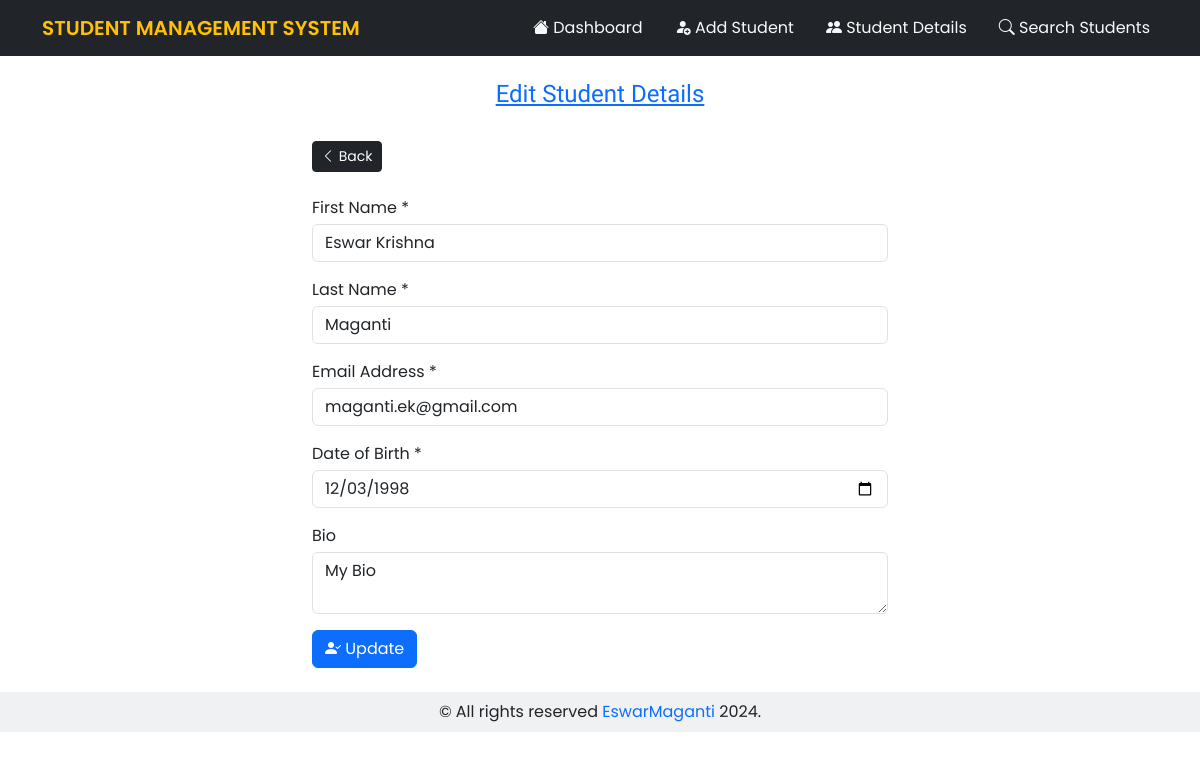
Page /edit_student/1 on the committed database.
### models/__init__.py (models this page shows)
class Student(db.Model):
    id = db.Column(db.Integer, primary_key=True)
    first_name= db.Column(db.String(100), nullable=False)
    last_name= db.Column(db.String(100), nullable=False)
    email = db.Column(db.String(80), unique=True ,nullable=False)
    date_of_birth = db.Column(db.Date(), nullable=False)
    bio = db.Column(db.String(500))
    password = db.Column(db.String(100))
    created_at = db.Column(db.DateTime(timezone=True), server_default=func.now())
    updated_at = db.Column(db.DateTime(timezone=True), server_default=func.now())

### main.py (the view, shortened to what this page needs)
@app.route('/edit_student/<int:student_id>', methods=('GET','POST'))
def edit_student(student_id):
    student = Student.query.get_or_404(student_id)
    form = EditStudentForm(request.form)
    return render_template('edit_student.html', page_heading='Edit Student Details', student=student, form=form)

### schemas/__init__.py
class EditStudentForm(Form):
    first_name = StringField('first_name', [validators.Length(min=2, max=50), validators.DataRequired()])
    last_name = StringField('last_name', [validators.Length(min=2, max=50), validators.DataRequired()])
    email = EmailField('email', [validators.Length(min=6, max=50), validators.Email(), validators.DataRequired()])
    date_of_birth = DateField('date_of_birth', format="%Y-%m-%d")
    bio = TextAreaField('bio', [validators.Length(min=4), validators.DataRequired()])

### templates/edit_student.html (shortened to what this page needs)
{% extends 'base.html' %}
{% from "includes/form_input.html" import render_input_field with context %}
{% block content %}
<div class="col-md-6 container">
    <a href="{{url_for('get_students')}}">
        <button class="btn btn-dark btn-sm">
            <i class="bi bi-chevron-left"></i>
            <span class="ml-2">
                Back
            </span>
        </button>
    </a>
    <form method="POST" class="my-4">
        {{render_input_field(field=form.first_name, label="First Name *", placeholder="Enter your First Name...", value=student.first_name)}}
        {{render_input_field(field=form.last_name, label="Last Name *", placeholder="Enter your Last Name...", value=student.last_name)}}
        {{render_input_field(field=form.email, label="Email Address *", placeholder="Enter your Email Address...", value=student.email)}}
        {{render_input_field(field=form.date_of_birth, label="Date of Birth *", placeholder="Enter your Date of Birth...", value=student.date_of_birth)}}
        <div class="mb-3">
            <label for="bio" class="pb-1">Bio</label>
            <textarea placeholder="Enter your Bio.." class="form-control" name="bio" id="bio" >{{student.bio}}</textarea>
        </div>
        <div class="mt-3">
            <button type="submit" class="btn btn-primary">
                <i class="bi bi-person-check-fill"></i>
                <span class="ml-2">Update</span>
            </button>
        </div>
        </div>
</div>
{% endblock %}

### templates/includes/form_input.html (shortened to what this page needs)
{% macro render_input_field(field, label, placeholder,value="") %}
    <div class="mb-3">
        <label class="mb-1">{{label}}</label>
        {{field(class='form-control', placeholder=placeholder, value=value)}}
    </div>
{% endmacro %}

### static/styles/style.css (style rules this page uses)
* { padding:0; margin:0; font-family: "Poppins", sans-serif; }
.form-control::placeholder { color: #ABABAB; }

### rows in the picture
Student: first_name "Eswar Krishna", last_name "Maganti", email "maganti.ek@gmail.com", date_of_birth "12/03/1998", bio "My Bio"

### other values in the picture
{{ page_heading }} "Edit Student Details"
{{ label }} "First Name * Last Name * Email Address * Date of Birth *"
